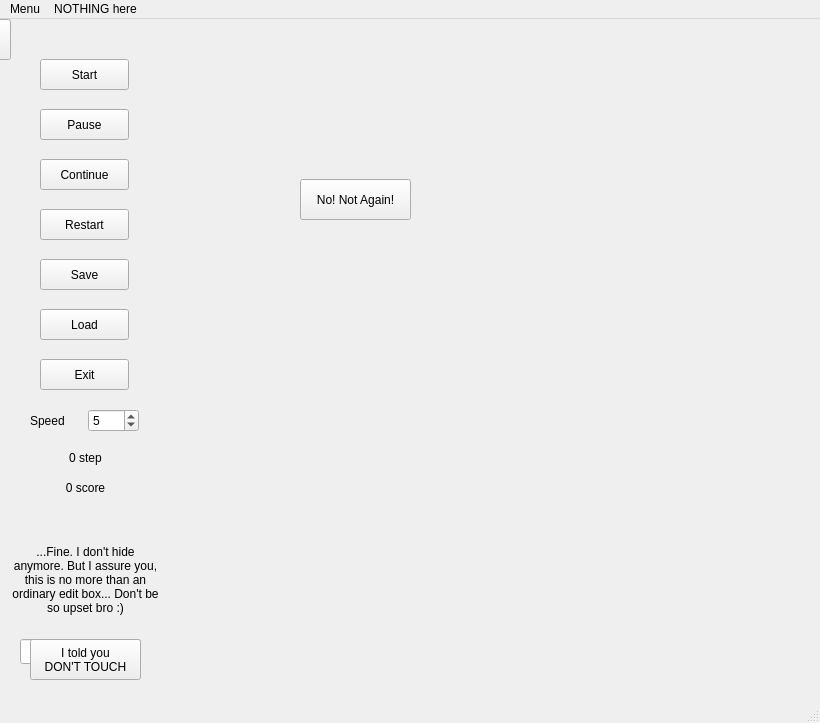
<?xml version="1.0" encoding="UTF-8"?>
<ui version="4.0">
 <class>MainWindow</class>
 <widget class="QMainWindow" name="MainWindow">
  <property name="geometry">
   <rect>
    <x>0</x>
    <y>0</y>
    <width>820</width>
    <height>723</height>
   </rect>
  </property>
  <property name="windowTitle">
   <string>MainWindow</string>
  </property>
  <widget class="QWidget" name="centralwidget">
   <widget class="QPushButton" name="startButton">
    <property name="geometry">
     <rect>
      <x>40</x>
      <y>40</y>
      <width>89</width>
      <height>31</height>
     </rect>
    </property>
    <property name="text">
     <string>Start</string>
    </property>
   </widget>
   <widget class="QPushButton" name="pauseButton">
    <property name="geometry">
     <rect>
      <x>40</x>
      <y>90</y>
      <width>89</width>
      <height>31</height>
     </rect>
    </property>
    <property name="text">
     <string>Pause</string>
    </property>
   </widget>
   <widget class="QPushButton" name="continueButton">
    <property name="geometry">
     <rect>
      <x>40</x>
      <y>140</y>
      <width>89</width>
      <height>31</height>
     </rect>
    </property>
    <property name="text">
     <string>Continue</string>
    </property>
   </widget>
   <widget class="QPushButton" name="restartButton">
    <property name="geometry">
     <rect>
      <x>40</x>
      <y>190</y>
      <width>89</width>
      <height>31</height>
     </rect>
    </property>
    <property name="text">
     <string>Restart</string>
    </property>
   </widget>
   <widget class="QPushButton" name="saveButton">
    <property name="geometry">
     <rect>
      <x>40</x>
      <y>240</y>
      <width>89</width>
      <height>31</height>
     </rect>
    </property>
    <property name="text">
     <string>Save</string>
    </property>
   </widget>
   <widget class="QPushButton" name="loadButton">
    <property name="geometry">
     <rect>
      <x>40</x>
      <y>290</y>
      <width>89</width>
      <height>31</height>
     </rect>
    </property>
    <property name="text">
     <string>Load</string>
    </property>
   </widget>
   <widget class="QWidget" name="widget" native="true">
    <property name="geometry">
     <rect>
      <x>170</x>
      <y>40</y>
      <width>600</width>
      <height>600</height>
     </rect>
    </property>
    <widget class="QPushButton" name="touchButton_2">
     <property name="geometry">
      <rect>
       <x>130</x>
       <y>120</y>
       <width>111</width>
       <height>41</height>
      </rect>
     </property>
     <property name="text">
      <string>No! Not Again!</string>
     </property>
    </widget>
   </widget>
   <widget class="QLabel" name="TimeLabel">
    <property name="geometry">
     <rect>
      <x>40</x>
      <y>430</y>
      <width>91</width>
      <height>17</height>
     </rect>
    </property>
    <property name="text">
     <string>0 step</string>
    </property>
    <property name="alignment">
     <set>Qt::AlignCenter</set>
    </property>
   </widget>
   <widget class="QPushButton" name="exitButton">
    <property name="geometry">
     <rect>
      <x>40</x>
      <y>340</y>
      <width>89</width>
      <height>31</height>
     </rect>
    </property>
    <property name="text">
     <string>Exit</string>
    </property>
   </widget>
   <widget class="QLineEdit" name="lineEdit">
    <property name="geometry">
     <rect>
      <x>20</x>
      <y>620</y>
      <width>121</width>
      <height>25</height>
     </rect>
    </property>
   </widget>
   <widget class="QPushButton" name="touchButton_1">
    <property name="geometry">
     <rect>
      <x>30</x>
      <y>620</y>
      <width>111</width>
      <height>41</height>
     </rect>
    </property>
    <property name="text">
     <string>I told you
DON'T TOUCH</string>
    </property>
   </widget>
   <widget class="QPushButton" name="touchButton_3">
    <property name="geometry">
     <rect>
      <x>-100</x>
      <y>0</y>
      <width>111</width>
      <height>41</height>
     </rect>
    </property>
    <property name="text">
     <string>Haha! My Hide
is PERFECT</string>
    </property>
   </widget>
   <widget class="QLabel" name="label_2">
    <property name="geometry">
     <rect>
      <x>10</x>
      <y>510</y>
      <width>151</width>
      <height>101</height>
     </rect>
    </property>
    <property name="text">
     <string>...Fine. I don't hide anymore. But I assure you, this is no more than an ordinary edit box... Don't be so upset bro :)</string>
    </property>
    <property name="alignment">
     <set>Qt::AlignCenter</set>
    </property>
    <property name="wordWrap">
     <bool>true</bool>
    </property>
   </widget>
   <widget class="QLabel" name="scoreLabel">
    <property name="geometry">
     <rect>
      <x>40</x>
      <y>460</y>
      <width>91</width>
      <height>17</height>
     </rect>
    </property>
    <property name="text">
     <string>0 score</string>
    </property>
    <property name="alignment">
     <set>Qt::AlignCenter</set>
    </property>
   </widget>
   <widget class="QWidget" name="widget_2" native="true">
    <property name="geometry">
     <rect>
      <x>30</x>
      <y>380</y>
      <width>109</width>
      <height>44</height>
     </rect>
    </property>
    <layout class="QHBoxLayout" name="horizontalLayout">
     <item>
      <widget class="QLabel" name="label">
       <property name="text">
        <string>Speed</string>
       </property>
      </widget>
     </item>
     <item>
      <widget class="QSpinBox" name="spinBox">
       <property name="value">
        <number>5</number>
       </property>
      </widget>
     </item>
    </layout>
   </widget>
  </widget>
  <widget class="QMenuBar" name="menubar">
   <property name="geometry">
    <rect>
     <x>0</x>
     <y>0</y>
     <width>820</width>
     <height>28</height>
    </rect>
   </property>
   <widget class="QMenu" name="menuFile">
    <property name="title">
     <string>Menu</string>
    </property>
    <addaction name="actionNew"/>
    <addaction name="separator"/>
    <addaction name="actionPause_2"/>
    <addaction name="actionContinue_2"/>
    <addaction name="separator"/>
    <addaction name="actionRestart_2"/>
    <addaction name="separator"/>
    <addaction name="actionSave_2"/>
    <addaction name="actionLoad_2"/>
   </widget>
   <widget class="QMenu" name="menuHey_What_s_this">
    <property name="title">
     <string>NOTHING here</string>
    </property>
    <addaction name="actionDon_t_touch"/>
    <addaction name="actionnew_npy"/>
    <addaction name="actionbecome_rich"/>
    <addaction name="actionDon_t_touch_2"/>
   </widget>
   <addaction name="menuFile"/>
   <addaction name="menuHey_What_s_this"/>
  </widget>
  <widget class="QStatusBar" name="statusbar"/>
  <action name="actionNew">
   <property name="text">
    <string>Start</string>
   </property>
   <property name="shortcut">
    <string>Space</string>
   </property>
  </action>
  <action name="actionPause_2">
   <property name="text">
    <string>Pause</string>
   </property>
   <property name="shortcut">
    <string>Ctrl+P</string>
   </property>
  </action>
  <action name="actionContinue_2">
   <property name="text">
    <string>Continue</string>
   </property>
   <property name="shortcut">
    <string>Ctrl+C</string>
   </property>
  </action>
  <action name="actionRestart_2">
   <property name="text">
    <string>Restart</string>
   </property>
   <property name="shortcut">
    <string>Ctrl+R</string>
   </property>
  </action>
  <action name="actionSave_2">
   <property name="text">
    <string>Save</string>
   </property>
   <property name="shortcut">
    <string>Ctrl+S</string>
   </property>
  </action>
  <action name="actionLoad_2">
   <property name="text">
    <string>Load</string>
   </property>
   <property name="shortcut">
    <string>Ctrl+L</string>
   </property>
  </action>
  <action name="actionDon_t_touch">
   <property name="text">
    <string>set GPA to 4.0</string>
   </property>
  </action>
  <action name="actionnew_npy">
   <property name="text">
    <string>new npy = Npy()</string>
   </property>
  </action>
  <action name="actionbecome_rich">
   <property name="text">
    <string>become rich</string>
   </property>
  </action>
  <action name="actionDon_t_touch_2">
   <property name="text">
    <string>Don't touch</string>
   </property>
  </action>
 </widget>
 <resources/>
 <connections/>
</ui>
